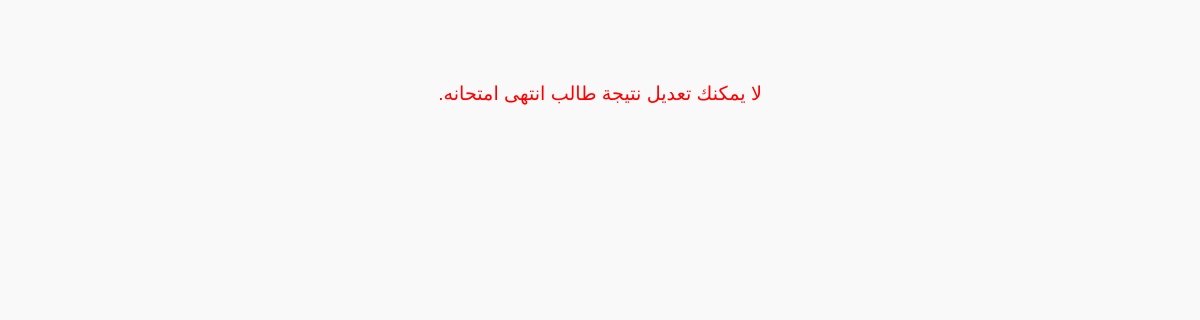
/mobileapp/mark/1/1/ (signed in), run on an earlier commit of the app's database.
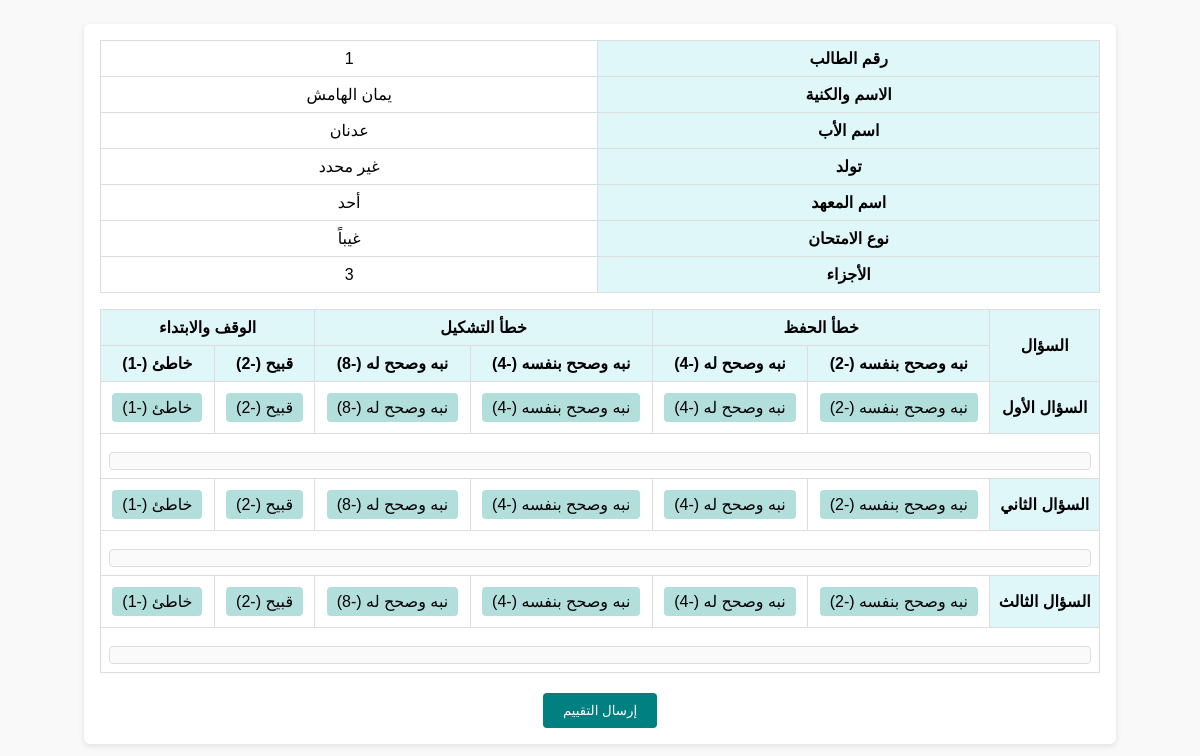
And on a later commit of the database.
### screen/models.py (models this page shows, shortened)
class Student(models.Model):
    number = models.AutoField(primary_key=True)
    name = models.CharField(max_length=100, verbose_name="الاسم والكنية")
    father_name = models.CharField(max_length=100, verbose_name="اسم الأب", blank=True, null=True)
    birth_year = models.IntegerField(null=True, blank=True, verbose_name="عام التولد")
    institute_name = models.CharField(max_length=100, verbose_name="اسم المعهد", blank=True, null=True)
    exam_type = models.CharField(max_length=10, choices=EXAM_TYPE_CHOICES, verbose_name="غيباً/نظراً", blank=True, null=True)
    memorized_parts = models.CharField(max_length=100, verbose_name="الأجزاء المحفوظة", blank=True, null=True)
    grade = models.FloatField(null=True, blank=True)
    mistakes_json = models.TextField(null=True, blank=True)
    position = models.PositiveIntegerField(default=0)
    room = models.IntegerField(blank=True, null=True)
    status = models.CharField(max_length=20, choices=STATUS_CHOICES, default='waiting')

### mobileapp/views.py (the view)
# urls.py: path('mark/<int:student_number>/<int:subroom>/', views.mark_student_view, name='mark_student'),
@login_required
def mark_student_view(request, student_number, subroom):
    student = get_object_or_404(Student, number=student_number)
    subroom_results = ExamResult.objects.filter(number=student.number).exclude(sub_room=0)  # exclude final average
    grades = [er.grade for er in subroom_results]
    avg_grade = sum(grades)/len(grades) if grades else 100
    if student.exam_type in ["غيبا", "gh"]:
        questions = ['الأول', 'الثاني', 'الثالث']  # 3 questions
    else:
        questions = ['الأول', 'الثاني', 'الثالث', 'الرابع', 'الخامس']  # 5 questions
    return render(request, 'mobileapp/mark_student.html', {
        'student': student,
        'subroom': subroom,
        'avg_grade': avg_grade,
        'questions': questions,
    })

### mobileapp/templates/mobileapp/mark_student.html (shortened to what this page needs)
<!DOCTYPE html>
<html lang="ar" dir="rtl">
<head>
</head>
<body>
    {% if student.status == 'finished' %}
    <div style="text-align:center; margin: 3em; font-size: 1.2em; color: red;">
        لا يمكنك تعديل نتيجة طالب انتهى امتحانه.
    </div>
{% else %}
<div class="student-info">
    <table>
        <tr><th>رقم الطالب</th><td>{{ student.number }}</td></tr>
        <tr><th>الاسم والكنية</th><td>{{ student.name }}</td></tr>
        <tr><th>اسم الأب</th><td>{{ student.father_name|default:"لا يوجد بيانات" }}</td></tr>
        <tr><th>تولد</th><td>{% if student.year %}{{ student.year|date:"Y" }}{% else %}غير محدد{% endif %}</td></tr>
        <tr><th>اسم المعهد</th><td>{{ student.institute_name|default:"لا يوجد بيانات" }}</td></tr>
        <tr><th>نوع الامتحان</th><td>{{ student.get_exam_type_display|default:"لا يوجد بيانات" }}</td></tr>
        <tr><th>الأجزاء</th><td>{{ student.memorized_parts|default:"لا يوجد بيانات" }}</td></tr>
    </table>
    {% if student.exam_type == "gh" %}
        {% include "mobileapp/form_gh.html" %}
    {% else %}
        {% include "mobileapp/form_nz.html" %}
    {% endif %}
</div>
    {% endif %}
</body>
</html>

### mobileapp/templates/mobileapp/form_gh.html (shortened to what this page needs)
<form method="post" action="{% url 'submit_grade' student.number subroom %}">
    <table>
        <thead>
            <tr>
                <th rowspan="2">السؤال</th>
                <th colspan="2">خطأ الحفظ</th>
                <th colspan="2">خطأ التشكيل</th>
                <th colspan="2">الوقف والابتداء</th>
            </tr>
            <tr>
                <th>نبه وصحح بنفسه (-2)</th>
                <th>نبه وصحح له (-4)</th>
                <th>نبه وصحح بنفسه (-4)</th>
                <th>نبه وصحح له (-8)</th>
                <th>قبيح (-2)</th>
                <th>خاطئ (-1)</th>
            </tr>
        </thead>
        <tbody>
            {% for question in questions %}
            <tr>
                <th>السؤال {{ question }}</th>
                <td><span class="mistake-label" data-question="{{ question }}" data-category="الحفظ" data-value="2">نبه وصحح بنفسه (-2)</span></td>
                <td><span class="mistake-label" data-question="{{ question }}" data-category="الحفظ" data-value="4">نبه وصحح له (-4)</span></td>
                <td><span class="mistake-label" data-question="{{ question }}" data-category="التشكيل" data-value="4">نبه وصحح بنفسه (-4)</span></td>
                <td><span class="mistake-label" data-question="{{ question }}" data-category="التشكيل" data-value="8">نبه وصحح له (-8)</span></td>
                <td><span class="mistake-label" data-question="{{ question }}" data-category="الوقف" data-value="2">قبيح (-2)</span></td>
                <td><span class="mistake-label" data-question="{{ question }}" data-category="الوقف" data-value="1">خاطئ (-1)</span></td>
            </tr>
            <tr>
                <td colspan="7">
                    <div class="mistakes-container" id="mistakes-{{ question }}"></div>
                </td>
            </tr>
            {% endfor %}
        </tbody>
    </table>
    <div style="text-align:center; margin-top:20px;">
        <button type="submit">إرسال التقييم</button>
    </div>
</form>

### mobileapp/templates/mobileapp/mark_student.html (style rules this page uses)
body { font-family: sans-serif; padding: 1em; background: #f9f9f9; }
.student-info { background: white; padding: 1em; border-radius: 6px; box-shadow: 0 2px 6px rgba(0,0,0,0.1); max-width: 1000px; margin: auto; }
table { width: 100%; border-collapse: collapse; margin-bottom: 1em; }
th, td { text-align: center; padding: 8px; border: 1px solid #ddd; }
th { background-color: #e0f7fa; }
button { background-color: teal; color: white; padding: 10px 20px; border: none; border-radius: 4px; cursor: pointer; }
.mistake-label { cursor: pointer; display: inline-block; background-color: #b2dfdb; border-radius: 4px; padding: 5px 10px; margin: 3px; user-select: none; transition: background-color 0.3s; }
.mistakes-container { margin-top: 10px; text-align: right; font-size: 0.9em; color: #333; max-height: 150px; overflow-y: auto; border: 1px solid #ddd; padding: 8px; border-radius: 4px; background-color: #fafafa; }

What changed in the data, as far as the page shows it:
now on this page (row edited): Student: number "1", name "يمان الهامش", father_name "عدنان", institute_name "أحد", exam_type "غيباً", memorized_parts "3", status "in_exam" (drawn)
changed Student: status "finished" → "in_exam" (drawn)
Also different on the page:
text no longer shown: "لا يمكنك تعديل نتيجة طالب انتهى امتحانه."
text now shown: "رقم الطالب الاسم والكنية اسم الأب تولد غير محدد اسم المعهد نوع الامتحان الأجزاء السؤال خطأ الحفظ خطأ التشكيل الوقف والابتداء نبه وصحح بنفسه (-2) نبه وصحح له (-4) نبه وصحح بنفسه (-4) نبه وصحح له (-8) قبيح (-2) خاطئ (-1) إرسال التقييم"
new list line: "السؤال الأول نبه وصحح بنفسه (-2) نبه وصحح له (-4) نبه وصحح بنفسه (-4) نبه وصحح له (-8) قبيح (-2) خاطئ (-1)"
new list line: "السؤال الثاني نبه وصحح بنفسه (-2) نبه وصحح له (-4) نبه وصحح بنفسه (-4) نبه وصحح له (-8) قبيح (-2) خاطئ (-1)"
new list line: "السؤال الثالث نبه وصحح بنفسه (-2) نبه وصحح له (-4) نبه وصحح بنفسه (-4) نبه وصحح له (-8) قبيح (-2) خاطئ (-1)"
